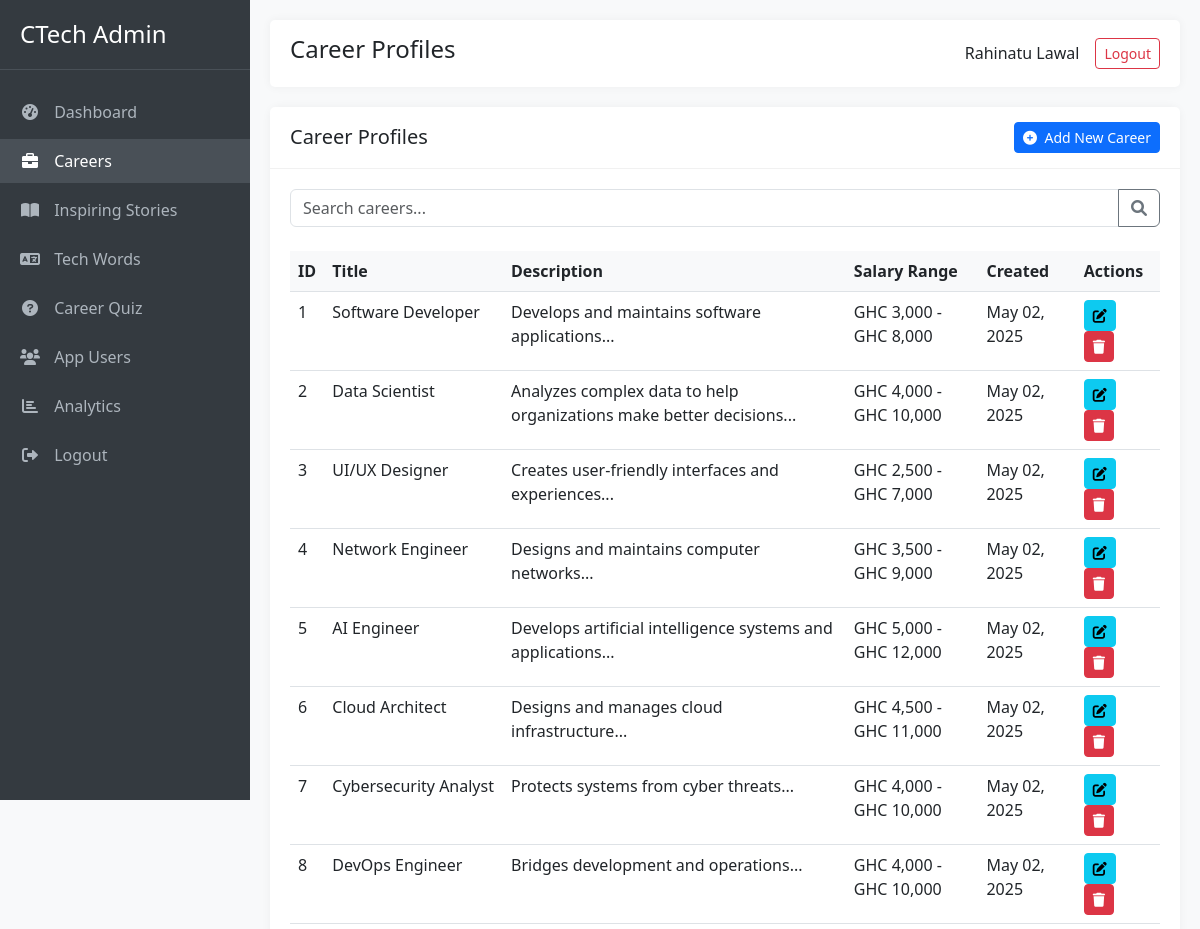
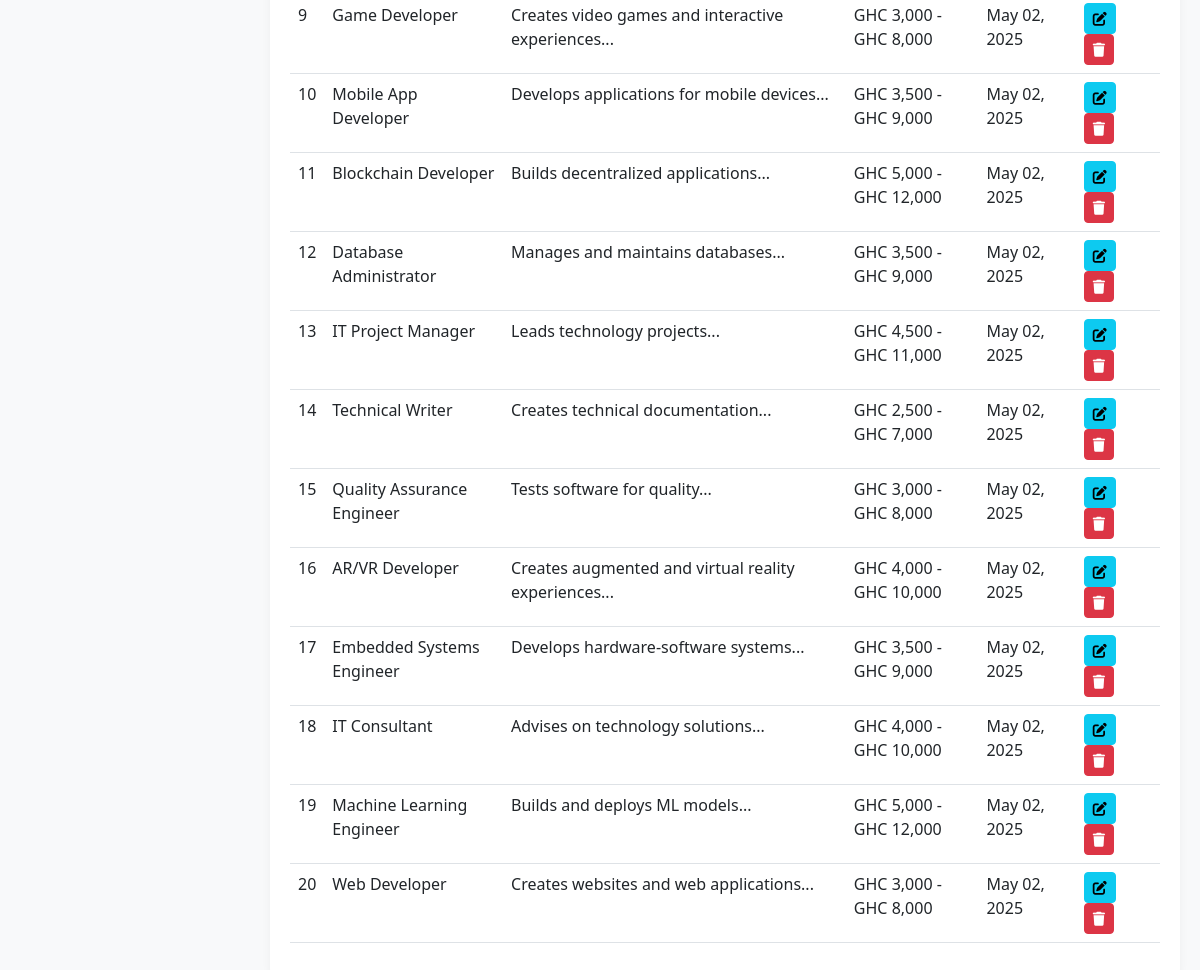
Page /admin_careers.php (signed in) on the committed database (2 pictures, top to bottom).
### tables this page shows
CREATE TABLE career_profiles (
    id INT AUTO_INCREMENT PRIMARY KEY,
    title VARCHAR(255) NOT NULL,
    description TEXT NOT NULL,
    skills TEXT NOT NULL,
    education TEXT NOT NULL,
    salary_range VARCHAR(255) NOT NULL,
    job_outlook TEXT NOT NULL,
    created_at TIMESTAMP DEFAULT CURRENT_TIMESTAMP,
    updated_at TIMESTAMP DEFAULT CURRENT_TIMESTAMP ON UPDATE CURRENT_TIMESTAMP
);

### admin_careers.php (the view, shortened to what this page needs)
<?php
require_once 'config.php';
$full_name = $_SESSION['full_name'];
$search = isset($_GET['search']) ? $_GET['search'] : '';
$careers = [];
if (!empty($search)) {
    $search_term = "%$search%";
    $stmt = $conn->prepare("SELECT * FROM career_profiles WHERE title LIKE ? OR description LIKE ? OR skills LIKE ? OR education LIKE ? OR salary_range LIKE ? OR job_outlook LIKE ? ORDER BY created_at DESC");
    $stmt->bind_param("ssssss", $search_term, $search_term, $search_term, $search_term, $search_term, $search_term);
    $stmt->execute();
    $result = $stmt->get_result();
    while ($row = $result->fetch_assoc()) {
        $careers[] = $row;
    }
} else {
    $result = $conn->query("SELECT * FROM career_profiles ORDER BY created_at DESC");
    while ($row = $result->fetch_assoc()) {
        $careers[] = $row;
    }
}
?>
<!DOCTYPE html>
<html lang="en">
<head>
    <link href="https://cdn.jsdelivr.net/npm/bootstrap@5.3.0/dist/css/bootstrap.min.css" rel="stylesheet">
    <link href="https://cdnjs.cloudflare.com/ajax/libs/font-awesome/6.0.0/css/all.min.css" rel="stylesheet">
</head>
<body>
    <div class="sidebar">
        <div class="sidebar-header">
            <h3>CTech Admin</h3>
        </div>
        <div class="sidebar-menu">
            <ul>
                <li><a href="index.php"><i class="fas fa-tachometer-alt"></i> Dashboard</a></li>
                <li><a href="admin_careers.php" class="active"><i class="fas fa-briefcase"></i> Careers</a></li>
                <li><a href="stories.php"><i class="fas fa-book-open"></i> Inspiring Stories</a></li>
                <li><a href="admin_tech_words.php"><i class="fas fa-language"></i> Tech Words</a></li>
                <li><a href="quiz.php"><i class="fas fa-question-circle"></i> Career Quiz</a></li>
                <li><a href="app_users.php"><i class="fas fa-users"></i> App Users</a></li>
                <li><a href="analytics.php"><i class="fas fa-chart-bar"></i> Analytics</a></li>
                <li><a href="logout.php"><i class="fas fa-sign-out-alt"></i> Logout</a></li>
            </ul>
        </div>
    </div>
    <div class="main-content">
        <div class="top-bar">
            <h4>Career Profiles</h4>
            <div class="user-info">
                <span class="me-3"><?php echo htmlspecialchars($full_name); ?></span>
                <a href="logout.php" class="btn btn-sm btn-outline-danger">Logout</a>
            </div>
        </div>
        <div class="row">
            <div class="col-md-12">
                <div class="card">
                    <div class="card-header d-flex justify-content-between align-items-center">
                        <h5 class="mb-0">Career Profiles</h5>
                        <button type="button" class="btn btn-primary btn-sm" data-bs-toggle="modal" data-bs-target="#addCareerModal">
                            <i class="fas fa-plus-circle me-1"></i> Add New Career
                        </button>
                    </div>
                    <div class="card-body">
                        <form action="" method="GET" class="mb-4">
                            <div class="input-group">
                                <input type="text" class="form-control" name="search" placeholder="Search careers..." value="<?php echo htmlspecialchars($search); ?>">
                                <button class="btn btn-outline-secondary" type="submit"><i class="fas fa-search"></i></button>
                            </div>
                        </form>
                        <div class="table-responsive">
                            <table class="table table-hover">
                                <thead>
                                    <tr>
                                        <th>ID</th>
                                        <th>Title</th>
                                        <th>Description</th>
                                        <th>Salary Range</th>
                                        <th>Created</th>
                                        <th>Actions</th>
                                    </tr>
                                </thead>
                                <tbody>
                                    <?php if (empty($careers)): ?>
                                        <tr>
                                            <td colspan="6" class="text-center">No career profiles found.</td>
                                        </tr>
                                    <?php else: ?>
                                        <?php foreach ($careers as $career): ?>
                                            <tr>
                                                <td><?php echo $career['id']; ?></td>
                                                <td><?php echo htmlspecialchars($career['title']); ?></td>
                                                <td><?php echo htmlspecialchars(substr($career['description'], 0, 100)) . '...'; ?></td>
                                                <td><?php echo htmlspecialchars($career['salary_range']); ?></td>
                                                <td><?php echo date('M d, Y', strtotime($career['created_at'])); ?></td>
                                                <td class="action-buttons">
                                                    <button type="button" class="btn btn-sm btn-info" data-bs-toggle="modal" data-bs-target="#editCareerModal<?php echo $career['id']; ?>">
                                                        <i class="fas fa-edit"></i>
                                                    </button>
                                                    <button type="button" class="btn btn-sm btn-danger" data-bs-toggle="modal" data-bs-target="#deleteCareerModal<?php echo $career['id']; ?>">
                                                        <i class="fas fa-trash"></i>
                                                    </button>
                                                </td>
                                            </tr>
                                        <?php endforeach; ?>
                                    <?php endif; ?>
                                </tbody>
                            </table>
                        </div>
                    </div>
                </div>
            </div>
        </div>
    </div>
</body>
</html>

### admin_careers.php (style rules this page uses)
:root { --sidebar-width: 250px; }
body { font-family: 'Segoe UI', Tahoma, Geneva, Verdana, sans-serif; background-color: #f8f9fa; }
.sidebar { position: fixed; top: 0; left: 0; height: 100vh; width: var(--sidebar-width); background-color: #343a40; color: #fff; padding-top: 20px; z-index: 1000; transition: all 0.3s; }
.sidebar-header { padding: 0 20px 20px; border-bottom: 1px solid #495057; }
.sidebar-header h3 { color: #fff; font-size: 1.5rem; margin: 0; }
.sidebar-menu { padding: 20px 0; }
.sidebar-menu ul { list-style: none; padding: 0; margin: 0; }
.sidebar-menu li { margin-bottom: 5px; }
.sidebar-menu a { display: block; padding: 10px 20px; color: #adb5bd; text-decoration: none; transition: all 0.3s; }
.sidebar-menu a:hover, .sidebar-menu a.active { color: #fff; background-color: #495057; }
.sidebar-menu i { margin-right: 10px; width: 20px; text-align: center; }
.main-content { margin-left: var(--sidebar-width); padding: 20px; transition: all 0.3s; }
.top-bar { background-color: #fff; padding: 15px 20px; margin-bottom: 20px; border-radius: 5px; box-shadow: 0 0 10px rgba(0, 0, 0, 0.05); display: flex; justify-content: space-between; align-items: center; }
.user-info { display: flex; align-items: center; }
.card { border: none; border-radius: 10px; box-shadow: 0 0 10px rgba(0, 0, 0, 0.05); margin-bottom: 20px; }
.card-header { background-color: #fff; border-bottom: 1px solid #f1f1f1; padding: 15px 20px; font-weight: 600; }
.card-body { padding: 20px; }
.table th { font-weight: 600; background-color: #f8f9fa; }
.action-buttons .btn { margin-right: 5px; }

### rows in the picture
career_profiles: id "1", title "Software Developer", description "Develops and maintains software applications", salary_range "GHC 3,000 - GHC 8,000", created_at "May 02, 2025"
career_profiles: id "2", title "Data Scientist", description "Analyzes complex data to help organizations make better decisions", salary_range "GHC 4,000 - GHC 10,000", created_at "May 02, 2025"
career_profiles: id "3", title "UI/UX Designer", description "Creates user-friendly interfaces and experiences", salary_range "GHC 2,500 - GHC 7,000", created_at "May 02, 2025"
career_profiles: id "4", title "Network Engineer", description "Designs and maintains computer networks", salary_range "GHC 3,500 - GHC 9,000", created_at "May 02, 2025"
career_profiles: id "5", title "AI Engineer", description "Develops artificial intelligence systems and applications", salary_range "GHC 5,000 - GHC 12,000", created_at "May 02, 2025"
career_profiles: id "6", title "Cloud Architect", description "Designs and manages cloud infrastructure", salary_range "GHC 4,500 - GHC 11,000", created_at "May 02, 2025"
career_profiles: id "7", title "Cybersecurity Analyst", description "Protects systems from cyber threats", salary_range "GHC 4,000 - GHC 10,000", created_at "May 02, 2025"
career_profiles: id "8", title "DevOps Engineer", description "Bridges development and operations", salary_range "GHC 4,000 - GHC 10,000", created_at "May 02, 2025"
career_profiles: id "9", title "Game Developer", description "Creates video games and interactive experiences", salary_range "GHC 3,000 - GHC 8,000", created_at "May 02, 2025"
career_profiles: id "10", title "Mobile App Developer", description "Develops applications for mobile devices", salary_range "GHC 3,500 - GHC 9,000", created_at "May 02, 2025"
career_profiles: id "11", title "Blockchain Developer", description "Builds decentralized applications", salary_range "GHC 5,000 - GHC 12,000", created_at "May 02, 2025"
career_profiles: id "12", title "Database Administrator", description "Manages and maintains databases", salary_range "GHC 3,500 - GHC 9,000", created_at "May 02, 2025"
career_profiles: id "13", title "IT Project Manager", description "Leads technology projects", salary_range "GHC 4,500 - GHC 11,000", created_at "May 02, 2025"
career_profiles: id "14", title "Technical Writer", description "Creates technical documentation", salary_range "GHC 2,500 - GHC 7,000", created_at "May 02, 2025"
career_profiles: id "15", title "Quality Assurance Engineer", description "Tests software for quality", salary_range "GHC 3,000 - GHC 8,000", created_at "May 02, 2025"
career_profiles: id "16", title "AR/VR Developer", description "Creates augmented and virtual reality experiences", salary_range "GHC 4,000 - GHC 10,000", created_at "May 02, 2025"
career_profiles: id "17", title "Embedded Systems Engineer", description "Develops hardware-software systems", salary_range "GHC 3,500 - GHC 9,000", created_at "May 02, 2025"
career_profiles: id "18", title "IT Consultant", description "Advises on technology solutions", salary_range "GHC 4,000 - GHC 10,000", created_at "May 02, 2025"
career_profiles: id "19", title "Machine Learning Engineer", description "Builds and deploys ML models", salary_range "GHC 5,000 - GHC 12,000", created_at "May 02, 2025"
career_profiles: id "20", title "Web Developer", description "Creates websites and web applications", salary_range "GHC 3,000 - GHC 8,000", created_at "May 02, 2025"

### other values in the picture
$full_name "Rahinatu Lawal"
